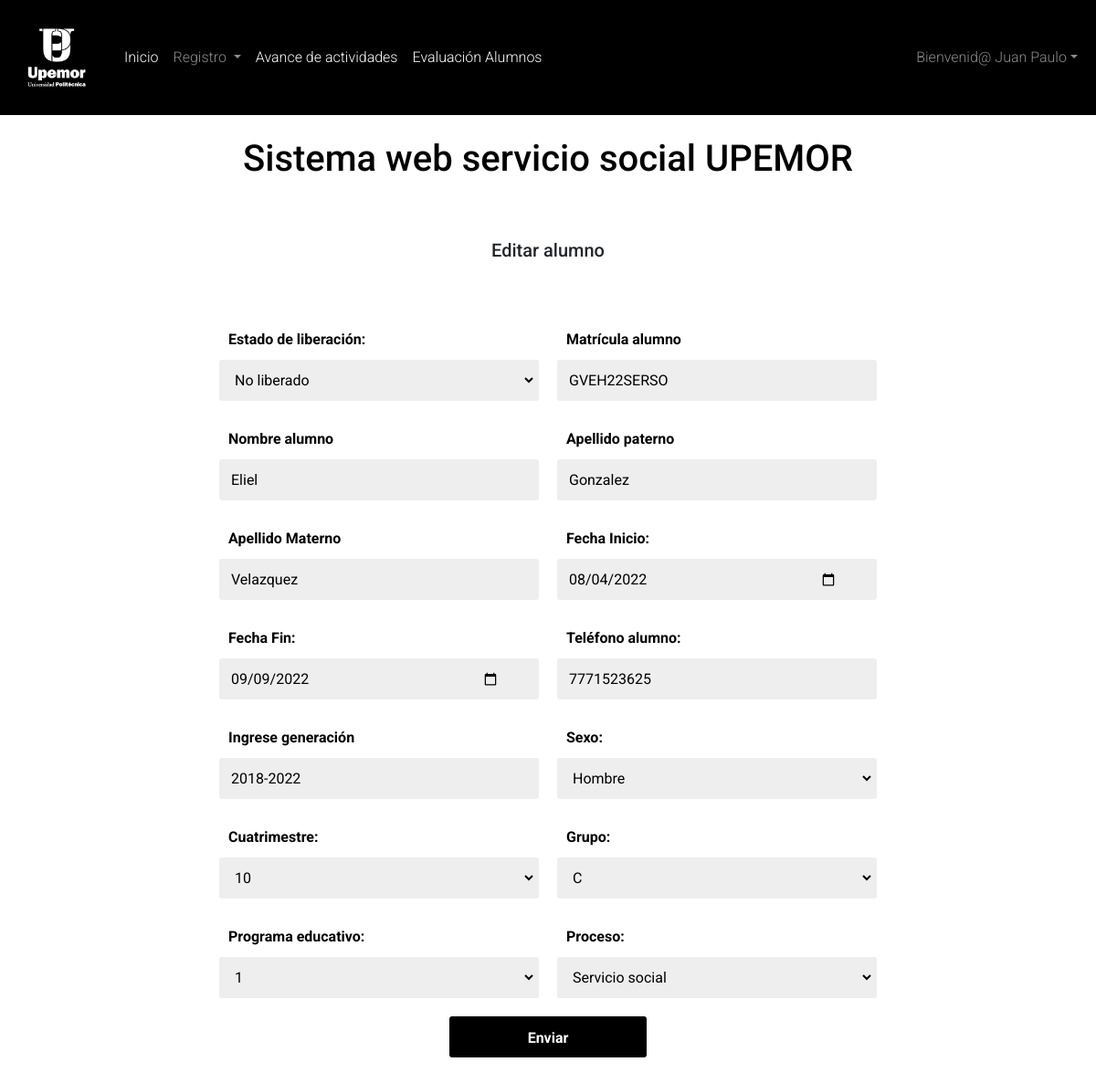
The app's page /vista/editarAlumno.php?id=GVEH22SERSO (signed in) with its own data.
### tables this page shows
CREATE TABLE `imagenes` (
  `idImg` int(11) NOT NULL AUTO_INCREMENT,
  `descripcion` varchar(50) DEFAULT NULL,
  `lugarImg` varchar(30) DEFAULT NULL,
  `estado` tinyint(4) DEFAULT NULL,
  `foto` varchar(200) DEFAULT NULL,
  PRIMARY KEY (`idImg`)
);

CREATE TABLE `altalumno` (
  `idAlta` int(11) NOT NULL AUTO_INCREMENT,
  `matriculaProfesor` varchar(50) DEFAULT NULL,
  `matriculaAlumno` varchar(50) DEFAULT NULL,
  `estadoliberacion` int(11) DEFAULT NULL,
  PRIMARY KEY (`idAlta`),
  KEY `matriculaProfesor` (`matriculaProfesor`),
  KEY `matriculaAlumno` (`matriculaAlumno`),
  CONSTRAINT `altalumno_ibfk_1` FOREIGN KEY (`matriculaProfesor`) REFERENCES `profesores` (`matriculaProfesor`),
  CONSTRAINT `altalumno_ibfk_2` FOREIGN KEY (`matriculaAlumno`) REFERENCES `alumnos` (`matriculaAlumno`) ON DELETE SET NULL ON UPDATE CASCADE
);

CREATE TABLE `alumnos` (
  `matriculaAlumno` varchar(50) NOT NULL,
  `nombreAlumno` varchar(50) DEFAULT NULL,
  `apellidoPpaterno` varchar(30) DEFAULT NULL,
  `apellidoMaterno` varchar(30) DEFAULT NULL,
  `correAlumno` varchar(50) DEFAULT NULL,
  `passwordAlumno` varchar(100) DEFAULT NULL,
  `fechaInicio` date DEFAULT NULL,
  `fechaFin` date DEFAULT NULL,
  `telefonoAlumno` varchar(50) DEFAULT NULL,
  `genero` varchar(10) DEFAULT NULL,
  `proceso` varchar(50) DEFAULT NULL,
  `idPrograma` int(11) DEFAULT NULL,
  `cuatrimestre` int(11) DEFAULT NULL,
  `grupo` varchar(1) DEFAULT NULL,
  `generacion` varchar(50) DEFAULT NULL,
  `rol` int(11) DEFAULT NULL,
  PRIMARY KEY (`matriculaAlumno`),
  KEY `idPrograma` (`idPrograma`),
  CONSTRAINT `alumnos_ibfk_1` FOREIGN KEY (`idPrograma`) REFERENCES `programaeducativo` (`idPrograma`)
);

### vista/editarAlumno.php (the view, shortened to what this page needs)
<!doctype html>
<?php
  require("../conexion/connect_db.php");
  $resultAll = mysqli_query($mysqli," SELECT foto FROM imagenes WHERE estado = '1' && lugarImg = 'Logotipo' ORDER BY idImg DESC LIMIT 1; ");
  $rowData = mysqli_fetch_array($resultAll);
  if(isset($_GET['id'])){
    $id=$_GET['id'];
    $sql="SELECT * FROM altalumno INNER JOIN alumnos ON alumnos.matriculaAlumno = altalumno.matriculaAlumno WHERE alumnos.matriculaAlumno='$id'";
    $query=mysqli_query($mysqli,$sql);
    $row=mysqli_fetch_array($query);
  }
?>
<html lang="en">
  <head>
    <link href="https://cdn.jsdelivr.net/npm/bootstrap@5.0.2/dist/css/bootstrap.min.css" rel="stylesheet">
    <link rel="stylesheet" href="../vista/style/estilos.css" />
  </head>
  <body class="">
    <nav class="navbar navbar-expand-lg navbar navbar-dark bg-dark">
      <div class="container-fluid">
        <a class="navbar-brand" href="#">
          <img src="<?php echo $rowData['foto']; ?>" alt="logo" width="100">
        </a>
        <div class="collapse navbar-collapse" id="navbarSupportedContent">
          <ul class="navbar-nav me-auto mb-2 mb-lg-0">
            <li class="nav-item">
              <a class="nav-link active" aria-current="page" href="../vista/indexDocente.php">Inicio</a>
            </li>
            <li class="nav-item dropdown">
              <a class="nav-link dropdown-toggle" href="#" id="navbarDropdown" role="button" data-bs-toggle="dropdown" aria-expanded="false">
                Registro
              </a>
            </li>
            <li class="nav-item">
              <a class="nav-link active" aria-current="page" href="../vista/avanceActividades.php">Avance de actividades</a>
            </li>
            <li class="nav-item">
              <a class="nav-link active" aria-current="page" href="../vista/evaluacionAlumno.php">Evaluación Alumnos</a>
            </li>
            </ul>
          <ul class="navbar-nav">
              <li class="nav-item dropdown">
              <a class="nav-link dropdown-toggle" href="#" id="navbarDropdown" role="button" data-bs-toggle="dropdown" aria-expanded="false">Bienvenid@ <?php echo $_SESSION['nombreProfesor'] ?></a>
        </div>
      </div>
    </nav>
    <h1 class="font-weight-bold mb-4 text-center p-4">Sistema web servicio social UPEMOR</h1>
    <h5 class="text-dark text-center p-3">Editar alumno</h4>
    <main>
    <form class="formulario" id="formulario">
      <div class="formulario_grupo" id="grupo_estadoliberacion">
        <label for="estadoliberacion" class="formulario__label">Estado de liberación:</label>
        <div class="formulario__grupo-input">
                    <select name="estadoliberacion" class="formulario__input" id="estadoliberacion">
                      <?php if ($row['estadoliberacion'] == 0) { ?>
                        <option value=0>No liberado</option>
                      <?php }else{ ?>
                        <option value=1>Liberado</option>
                      <?php  }  ?>
                    </select>
        </div>
      </div>
      <div class="formulario__grupo" id="grupo__matriculaAlumno">
        <label for="matriculaAlumno" class="formulario__label">Matrícula alumno</label>
        <div class="formulario__grupo-input">
          <input type="text" class="formulario__input" name="matriculaAlumno" id="matriculaAlumno" value="<?php echo $row['matriculaAlumno']  ?>">
        </div>
      </div>
      <div class="formulario__grupo" id="grupo__nombreAlumno">
        <label for="nombreAlumno" class="formulario__label">Nombre alumno</label>
        <div class="formulario__grupo-input">
          <input type="text" class="formulario__input" name="nombreAlumno" id="nombreAlumno" value="<?php echo $row['nombreAlumno']  ?>">
        </div>
      </div>
      <div class="formulario__grupo" id="grupo__apellidoPpaterno">
        <label for="apellidoPpaterno" class="formulario__label">Apellido paterno</label>
        <div class="formulario__grupo-input">
          <input type="text" class="formulario__input" name="apellidoPpaterno" id="apellidoPpaterno" value="<?php echo $row['apellidoPpaterno']  ?>">
        </div>
      </div>
      <div class="formulario__grupo" id="grupo__apellidoMaterno">
        <label for="apellidoMaterno" class="formulario__label">Apellido Materno</label>
        <div class="formulario__grupo-input">
          <input type="text" class="formulario__input" name="apellidoMaterno" id="apellidoMaterno" value="<?php echo $row['apellidoMaterno']  ?>">
        </div>
      </div>
      <div class="formulario__grupo" id="grupo__fechaInicio">
        <label for="fechaInicio" class="formulario__label">Fecha Inicio:</label>
        <div class="formulario__grupo-input">
          <input type="date" class="formulario__input" name="fechaInicio" id="fechaInicio" value="<?php echo $row['fechaInicio']  ?>">
        </div>
      </div>
      <div class="formulario__grupo" id="grupo__fechaFin">
        <label for="fechaFin" class="formulario__label">Fecha Fin:</label>
        <div class="formulario__grupo-input">
          <input type="date" class="formulario__input" name="fechaFin" id="fechaFin" value="<?php echo $row['fechaFin']  ?>">
        </div>
      </div>
      <div class="formulario__grupo" id="grupo__telefonoAlumno">
        <label for="telefonoAlumno" class="formulario__label">Teléfono alumno:</label>
        <div class="formulario__grupo-input">
          <input type="text" class="formulario__input" name="telefonoAlumno" id="telefonoAlumno" value="<?php echo $row['telefonoAlumno']  ?>">
        </div>
      </div>
      <div class="formulario__grupo" id="grupo__generacion">
        <label for="generacion" class="formulario__label">Ingrese generación</label>
        <div class="formulario__grupo-input">
          <input type="text" class="formulario__input" name="generacion" id="generacion" value="<?php echo $row['generacion']  ?>">
        </div>
      </div>
      <div class="formulario_grupo" id="grupo_genero">
        <label for="genero" class="formulario__label">Sexo:</label>
        <div class="formulario__grupo-input">
                    <select name="genero" class="formulario__input" id="genero">
                        <option value="<?php echo $row['genero']  ?>" selected><?php echo $row['genero']  ?></option>
                    </select>
        </div>
      </div>
      <div class="formulario_grupo" id="grupo_cuatrimestre">
        <label for="cuatrimestre" class="formulario__label">Cuatrimestre:</label>
        <div class="formulario__grupo-input">
                    <select name="cuatrimestre" class="formulario__input" id="cuatrimestre">
                        <option value="<?php echo $row['cuatrimestre']  ?>" selected><?php echo $row['cuatrimestre'] ?></option>
                    </select>
        </div>
      </div>
      <div class="formulario_grupo" id="grupo_grupo">
        <label for="grupo" class="formulario__label">Grupo:</label>
        <div class="formulario__grupo-input">
                    <select name="grupo" class="formulario__input" id="grupo">
                        <option value="<?php echo $row['grupo'] ?>" selected><?php echo $row['grupo'] ?></option>
                    </select>
        </div>
      </div>
      <div class="formulario_grupo" id="grupo_idPrograma">
        <label for="idPrograma" class="formulario__label">Programa educativo:</label>
        <div class="formulario__grupo-input">
                    <select name="idPrograma" class="formulario__input" id="idPrograma">
                        <option value="<?php echo $row['idPrograma'] ?>" selected><?php echo $row['idPrograma'] ?></option>
                    </select>
        </div>
      </div>
      <div class="formulario_grupo" id="grupo_proceso">
        <label for="proceso" class="formulario__label">Proceso:</label>
        <div class="formulario__grupo-input">
                    <select name="proceso" class="formulario__input" id="proceso">
                        <option value="Servicio social" selected>Servicio social</option>
                    </select>
        </div>
      </div>
      <div class="formulario__grupo formulario__grupo-btn-enviar">
        <button type="submit" class="formulario__btn" onclick="actAlumno();">Enviar</button>
      </div>
    </form>
  </main>
  </body>
</html>

### vista/style/estilos.css (style rules this page uses)
:root { --dark: #000000; --dark-x: #1e2126; }
body { font-family: 'Roboto', sans-serif; font-weight: 300; color: var(--light); }
.bg-dark { background-color: var(--dark) !important; }
* { box-sizing: border-box; }
main { max-width: 800px; width: 90%; margin: auto; padding: 40px; }
.formulario { display: grid; grid-template-columns: 1fr 1fr; gap: 20px; }
.formulario__label { display: block; font-weight: 700; padding: 10px; cursor: pointer; }
.formulario__grupo-input { position: relative; }
.formulario__input { width: 100%; background: #eee; border: 3px solid transparent; border-radius: 3px; height: 45px; line-height: 45px; padding: 0 40px 0 10px; transition: .3s ease all; }
.formulario__grupo-terminos, .formulario__mensaje, .formulario__grupo-btn-enviar { grid-column: span 2; }
.formulario__grupo-btn-enviar { display: flex; flex-direction: column; align-items: center; }
.formulario__btn { height: 45px; line-height: 45px; width: 30%; background: #000; color: #fff; font-weight: bold; border: none; border-radius: 3px; cursor: pointer; transition: .1s ease all; }

### records on screen
imagenes: foto (picture)
altalumno: estadoliberacion "No liberado", matriculaAlumno "GVEH22SERSO", nombreAlumno "Eliel", apellidoPpaterno "Gonzalez", apellidoMaterno "Velazquez", fechaInicio "08/04/2022", fechaFin "09/09/2022", telefonoAlumno "7771523625", generacion "2018-2022", genero "Hombre", cuatrimestre "10", grupo "C", idPrograma "1"

### other values on screen
$_SESSION['nombreProfesor'] "Juan Paulo"
